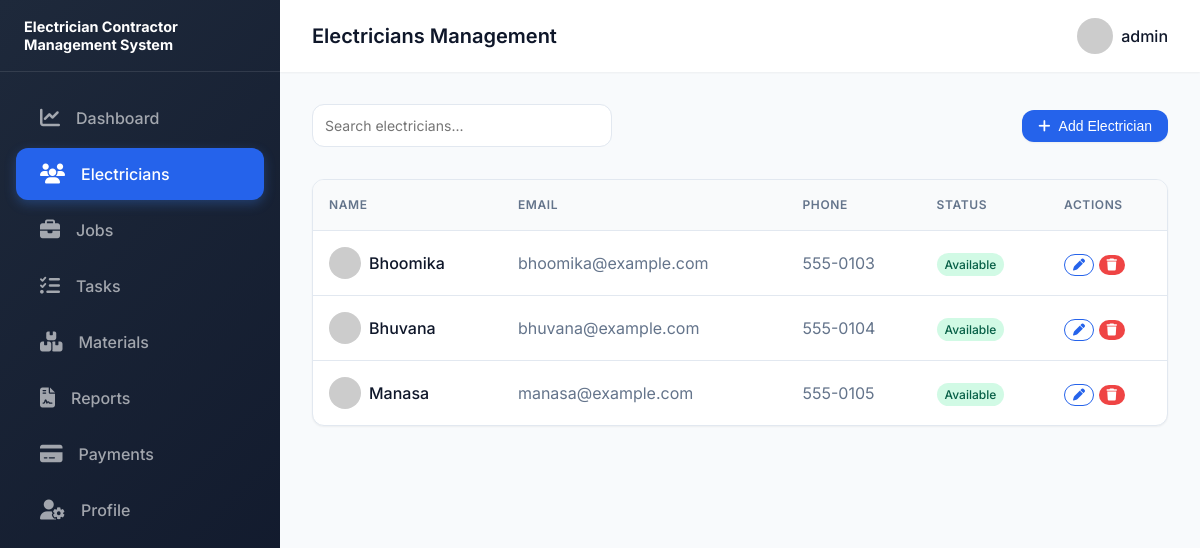
/electricians (signed in), run on the app's committed database.
### tables this page shows
CREATE TABLE Electricians (
            id INTEGER PRIMARY KEY AUTOINCREMENT,
            name TEXT NOT NULL,
            phone TEXT,
            email TEXT,
            status TEXT DEFAULT 'Available'
        , user_id INTEGER REFERENCES Users(id));

### app.py (the view, shortened to what this page needs)
@app.route('/electricians', methods=['GET', 'POST'])
@admin_required
def electricians():
    conn = get_db_connection()
    els = conn.execute('SELECT * FROM Electricians').fetchall()
    conn.close()
    return render_template('electricians.html', electricians=els)

### app.py (called while the page is built)
def get_db_connection():
    conn = sqlite3.connect(DB_PATH)
    conn.row_factory = sqlite3.Row
    return conn

def admin_required(f):
    @wraps(f)
    def decorated_function(*args, **kwargs):
        if 'user_id' not in session or session.get('role') != 'admin':
            flash('Access denied. Administrator privileges required.', 'error')
            return redirect(url_for('dashboard'))
        return f(*args, **kwargs)
    return decorated_function

@app.context_processor
def inject_user():
    return dict(user_role=session.get('role'), username=session.get('username'))

### templates/electricians.html (shortened to what this page needs)
<!DOCTYPE html>
<html lang="en">
<head>
    <link rel="stylesheet" href="/static/css/styles.css">
    <link rel="stylesheet" href="https://cdnjs.cloudflare.com/ajax/libs/font-awesome/6.4.0/css/all.min.css">
</head>
<body>
    <div class="dashboard-layout">
        <aside class="sidebar">
            <div class="sidebar-header" style="justify-content: space-between;">
                <div style="font-size: 0.9rem; font-weight: 700; line-height: 1.2;">Electrician Contractor Management System</div>
            </div>
            <nav class="sidebar-nav">
                <a href="/dashboard" class="sidebar-link">
                    <i class="fa-solid fa-chart-line"></i> Dashboard
                </a>
                <a href="/electricians" class="sidebar-link active">
                    <i class="fa-solid fa-users"></i> Electricians
                </a>
                <a href="/jobs" class="sidebar-link">
                    <i class="fa-solid fa-briefcase"></i> Jobs
                </a>
                <a href="/tasks" class="sidebar-link">
                    <i class="fa-solid fa-list-check"></i> Tasks
                </a>
                <a href="/materials" class="sidebar-link">
                    <i class="fa-solid fa-boxes-stacked"></i> Materials
                </a>
                <a href="/reporter" class="sidebar-link">
                    <i class="fa-solid fa-file-contract"></i> Reports
                </a>
                <a href="/payments" class="sidebar-link">
                    <i class="fa-solid fa-credit-card"></i> Payments
                </a>
                <a href="/profile" class="sidebar-link">
                    <i class="fa-solid fa-user-gear"></i> Profile
                </a>
            </nav>
        </aside>
        <main class="main-content">
            <header class="topbar">
                <div class="flex items-center gap-2">
                    <h2 style="margin: 0; font-size: 1.25rem;">Electricians Management</h2>
                </div>
                <div class="topbar-right">
                    <div class="user-profile">
                        <img src="https://ui-avatars.com/api/?name={{ session.username|urlencode }}&background=DBEAFE&color=1E3A8A" alt="Profile" style="width: 36px; height: 36px; border-radius: 50%;">
                        <span>{{ session.username }}</span>
                    </div>
                </div>
            </header>
            <div class="content-area">
                <div class="flex justify-between items-center mb-4">
                    <div style="width: 300px;">
                        <input type="text" class="form-control" placeholder="Search electricians...">
                    </div>
                    <button id="addElectricianBtn" class="btn btn-primary"><i class="fa-solid fa-plus" style="margin-right: 0.5rem;"></i> Add Electrician</button>
                </div>
                <div class="table-container">
                    <table class="table">
                        <thead>
                            <tr>
                                <th>Name</th>
                                <th>Email</th>
                                <th>Phone</th>
                                <th>Status</th>
                                <th>Actions</th>
                            </tr>
                        </thead>
                        <tbody>
                            {% for el in electricians %}
                            <tr>
                                <td>
                                    <div class="flex items-center gap-1">
                                        <img src="https://ui-avatars.com/api/?name={{ el.name|urlencode }}&background=random" style="width: 32px; height: 32px; border-radius: 50%;">
                                        <span style="font-weight: 500;">{{ el.name }}</span>
                                    </div>
                                </td>
                                <td style="color: var(--text-light);">{{ el.email }}</td>
                                <td style="color: var(--text-light);">{{ el.phone or 'N/A' }}</td>
                                <td><span class="badge badge-success">{{ el.status }}</span></td>
                                <td>
                                    <button class="btn btn-outline edit-el-btn" data-id="{{ el.id }}" data-name="{{ el.name }}" data-email="{{ el.email }}" data-phone="{{ el.phone }}" data-status="{{ el.status }}" style="padding: 0.25rem 0.5rem; font-size: 0.75rem;"><i class="fa-solid fa-pen"></i></button>
                                    <button class="btn btn-danger delete-el-btn" data-id="{{ el.id }}" style="padding: 0.25rem 0.5rem; font-size: 0.75rem;"><i class="fa-solid fa-trash"></i></button>
                                </td>
                            </tr>
                            {% else %}
                            <tr>
                                <td colspan="5" class="text-center">No electricians found in database.</td>
                            </tr>
                            {% endfor %}
                        </tbody>
                    </table>
                </div>
            </div>
        </main>
    </div>
</body>
</html>

### data on the page
Electricians: name "Bhoomika", email "bhoomika@example.com", phone "555-0103", status "Available"
Electricians: name "Bhuvana", email "bhuvana@example.com", phone "555-0104", status "Available"
Electricians: name "Manasa", email "manasa@example.com", phone "555-0105", status "Available"

### other printed values
{{ session.username }} "admin"
